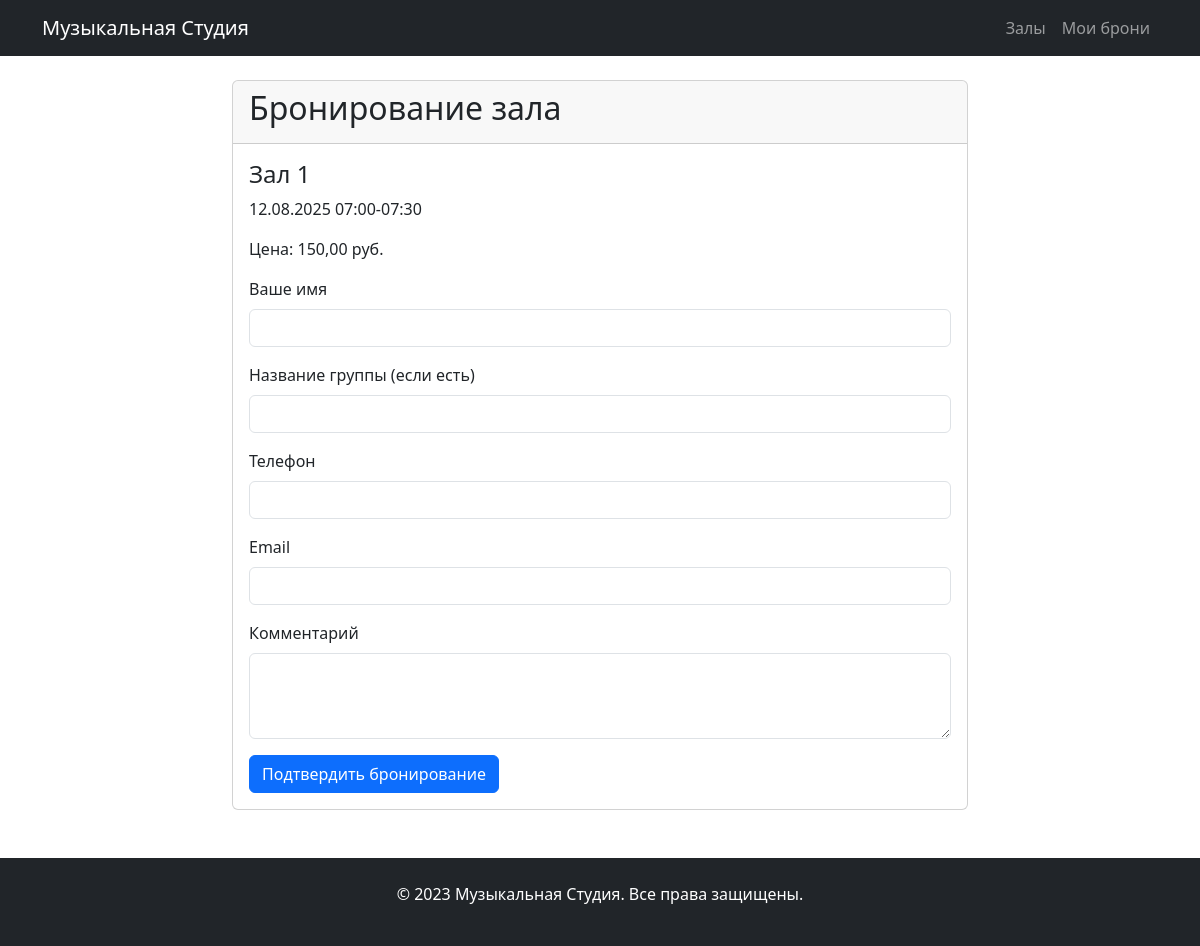
The page /book/44/ on the database its author committed.
### bookings/models.py (models this page shows, shortened)
class TimeSlot(models.Model):
    STATUS_CHOICES = (
        ('free', 'Свободен'),
        ('booked', 'Забронирован'),
        ('blocked', 'Заблокирован'),
    )
    room = models.ForeignKey(Room, on_delete=models.CASCADE, related_name='timeslots')
    date = models.DateField(verbose_name="Дата")
    start_time = models.TimeField(verbose_name="Начало слота")
    end_time = models.TimeField(verbose_name="Конец слота")
    status = models.CharField(max_length=10, choices=STATUS_CHOICES, default='free')
    price = models.DecimalField(max_digits=8, decimal_places=2, default=0)
    created_at = models.DateTimeField(auto_now_add=True)
    class Meta:
        verbose_name = "Таймслот"
        verbose_name_plural = "Таймслоты"
        unique_together = ('room', 'date', 'start_time')
        indexes = [
            models.Index(fields=['room', 'date', 'status']),
        ]
        ordering = ['date', 'start_time']

### studios/models.py (models this page shows, shortened)
class Room(models.Model):
    name = models.CharField(max_length=100, verbose_name="Название зала")
    studio = models.ForeignKey(Studio, on_delete=models.CASCADE, related_name='rooms')
    description = models.TextField(blank=True, verbose_name="Описание")
    is_active = models.BooleanField(default=True, verbose_name="Активен")

### website/views.py (the view, shortened to what this page needs)
# urls.py: path('book/<int:slot_id>/', views.booking_form, name='booking_form'),
def booking_form(request, slot_id):
    timeslot = get_object_or_404(TimeSlot, id=slot_id, status='free')
    return render(request, 'website/booking.html', {'timeslot': timeslot, 'room': timeslot.room})

### website/templates/website/booking.html (shortened to what this page needs)
{% extends "website/base.html" %}
{% block content %}
<div class="row justify-content-center">
    <div class="col-md-8">
        <div class="card">
            <div class="card-header">
                <h2>Бронирование зала</h2>
            </div>
            <div class="card-body">
                <h4>{{ timeslot.room.name }}</h4>
                <p>{{ timeslot.date|date:"d.m.Y" }} {{ timeslot.start_time|time:"H:i" }}-{{ timeslot.end_time|time:"H:i" }}</p>
                <p>Цена: {{ timeslot.price }} руб.</p>
                <form method="post">
                    <div class="mb-3">
                        <label for="name" class="form-label">Ваше имя</label>
                        <input type="text" class="form-control" id="name" name="name" required>
                    </div>
                    <div class="mb-3">
                        <label for="group_name" class="form-label">Название группы (если есть)</label>
                        <input type="text" class="form-control" id="group_name" name="group_name">
                    </div>
                    <div class="mb-3">
                        <label for="phone" class="form-label">Телефон</label>
                        <input type="tel" class="form-control" id="phone" name="phone" required>
                    </div>
                    <div class="mb-3">
                        <label for="email" class="form-label">Email</label>
                        <input type="email" class="form-control" id="email" name="email">
                    </div>
                    <div class="mb-3">
                        <label for="comment" class="form-label">Комментарий</label>
                        <textarea class="form-control" id="comment" name="comment" rows="3"></textarea>
                    </div>
                    <button type="submit" class="btn btn-primary">Подтвердить бронирование</button>
                </form>
            </div>
        </div>
    </div>
</div>
{% endblock %}

### rows shown on the page
TimeSlot: room.name "Зал 1", date "12.08.2025", start_time "07:00", end_time "07:30", price "150,00"
